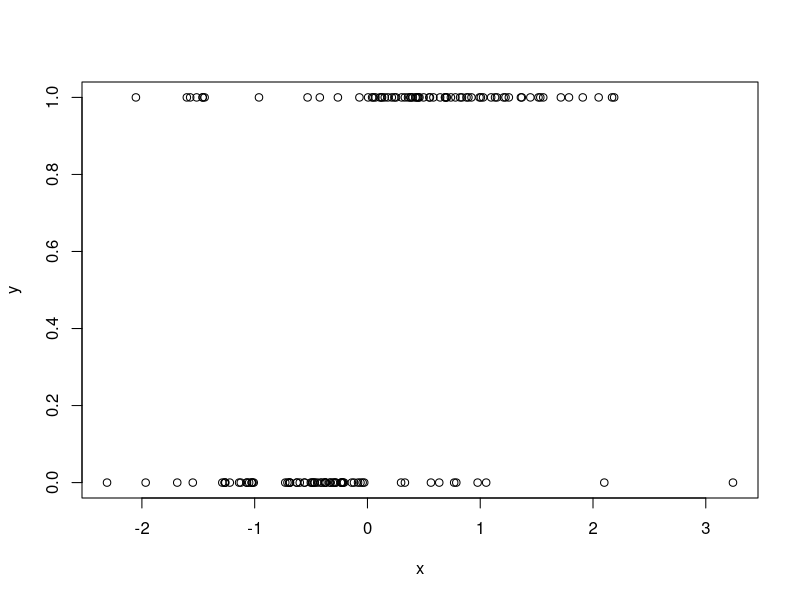

Generate this figure with R: (Note: this script raises an error after producing the figure.)
library(tidyverse)

set.seed(123)

x <- rnorm(100)
y <- ifelse(x >0 , 1, 0)

outliers_0 <- ifelse(sample(y, 20) == 0, 1,1)
outliers_1 <- ifelse(sample(y, 20) == 1, 0,0)

x <- c(x,
  rnorm(length(outliers_0)),
  rnorm(length(outliers_1))
  )

y <- c(y,
       outliers_0,
       outliers_1)

plot(x,y)

df <- data.frame(x,y)

###########################################
# linear vs logisitc regression 
###########################################

linear_reg <- ggplot(df, aes(x=x, y=y)) + 
    geom_point(colour = "blue") + 
    stat_smooth(method="glm", se=FALSE,colour = "red")+
    scale_y_continuous(limits=c(-0.2, 1.2),
                       breaks = c(0, 1), 
                       labels = c("0", "1")) +
    theme_classic()

logistic_reg <- ggplot(df, aes(x=x, y=y)) + 
    geom_point(colour = "blue") + 
    stat_smooth(method="glm", method.args = list(family = "binomial"), se=FALSE,colour = "red")+
    scale_y_continuous(limits=c(-0.2, 1.2),
                       breaks = c(0, 1), 
                       labels = c("0", "1")) +
    theme_classic()


sc_plots = list()

sc_plots$linear_reg = linear_reg
sc_plots$logistic_reg = logistic_reg

grid.arrange(sc_plots$linear_reg, sc_plots$logistic_reg, ncol = 2)

###########################################
# logistic regression prediction
###########################################

ggplot(df, aes(x=x, y=y)) + 
    geom_point(colour = "blue") + 
    stat_smooth(method="glm", se=FALSE,colour = "red", size = 1.1)+
    scale_y_continuous(limits=c(-0.2, 1.2),
                       breaks = c(0, 1), 
                       labels = c("Negative Infinity", "Positive Infinity"))  + 
    labs(x = "X variable",
         y = "Log (Odds)") +
    theme_classic()
